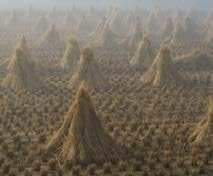
#> input picture Image-Dehazing/notebooktest.png, 213 x 176 px
$ jupyter execute notebook.ipynb
#> lines starting #> are read from the running program, lines starting #| are printed output that depends on the picture
[cell 1]
import numpy as np
import cv2

[cell 2]
img = cv2.imread("notebooktest.png")
#> img is the input picture: shape (176, 213, 3); mean B, G, R 94.6, 108.9, 118.8

[cell 3]
A = 199
minIc = img.min(axis=2).astype(np.float64, copy=False)
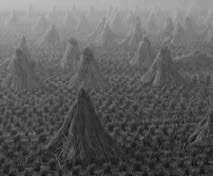
#> minIc: shape (176, 213) float64; min 8, max 191, mean 94.2
MAX = minIc.max()
#> MAX = 191
MIN = minIc.min()
#> MIN = 8
delta = 0.4
J = delta*(minIc - MIN)*minIc/(MAX - MIN)
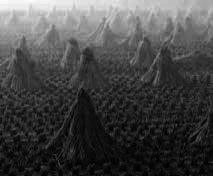
#> J: shape (176, 213) float64; min 0, max 76.4, mean 21.2; drawn with min black and max white
t = abs((A - minIc) / (A - J))
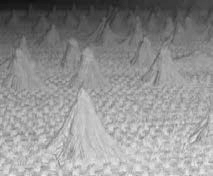
#> t: shape (176, 213) float64; min 0.0653, max 0.96, mean 0.571

[cell 4]
maxt = t.max()
#> maxt = 0.96
t[minIc > A] = t[minIc > A]/maxt

[cell 5]
t = cv2.GaussianBlur(t, (11, 11), 1.5)
cv2.imshow("t", t)
cv2.waitKey(0)

$ run again, with Image-Dehazing/Dehazedtest1.png copied over Image-Dehazing/notebooktest.png
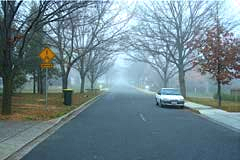
#> input picture Image-Dehazing/Dehazedtest1.png, 240 x 160 px
#> img is the input picture: shape (160, 240, 3); mean B, G, R 139.8, 131.5, 109
#> `minIc = img.min(axis=2).astype(np.float64, copy=False)`:
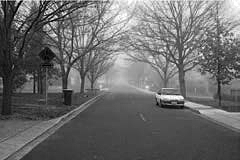
#> minIc: shape (160, 240) float64; min 0, max 255, mean 106.2
#> MAX = 255
#> MIN = 0
#> maxt = 1
#> `t = cv2.GaussianBlur(t, (11, 11), 1.5)`:
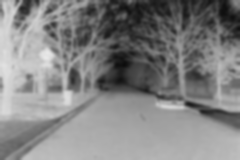
#> t: shape (160, 240) float64; min 0.0507, max 0.914, mean 0.514

$ run again, with Image-Dehazing/stadium.png copied over Image-Dehazing/notebooktest.png
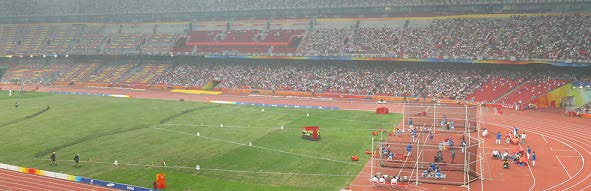
#> input picture Image-Dehazing/stadium.png, 591 x 191 px
#> img is the input picture: shape (191, 591, 3); mean B, G, R 118.7, 140.8, 150.3
#> `minIc = img.min(axis=2).astype(np.float64, copy=False)`:
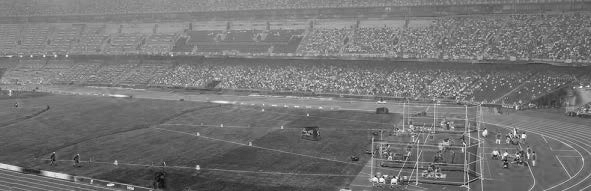
#> minIc: shape (191, 591) float64; min 8, max 253, mean 116.5
#> MAX = 253
#> MIN = 8
#> maxt = 0.96
#> `t = cv2.GaussianBlur(t, (11, 11), 1.5)`:
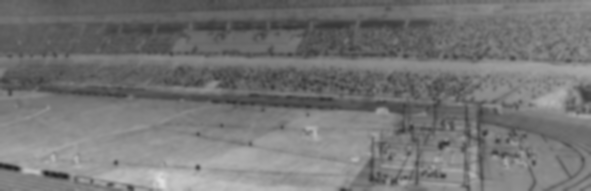
#> t: shape (191, 591) float64; min 0.144, max 0.878, mean 0.46
